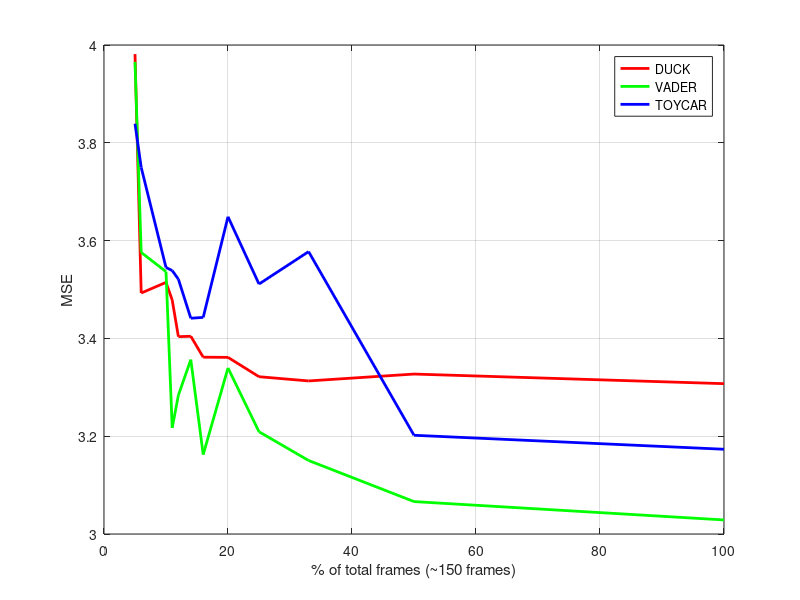

MATLAB code to generate this figure:

r_reference = [
    100
    50
    33
    25
    20
    16
    14
    12
    11
    10
    6
    5
];

r_duck = [
    1.10248
    1.10903
    1.10434
    1.10722
    1.12041
    1.12053
    1.13479
    1.13452
    1.15949
    1.17151
    1.16425
    1.32713
];

r_toycar = [
    3.17331
    3.20191
    3.57744
    3.51115
    3.64876
    3.44295
    3.44124
    3.52101
    3.53882
    3.54498
    3.74967
    3.83901    
];

r_vader = [
    2.52396
    2.55525
    2.62527
    2.67427
    2.78288
    2.63537
    2.79714
    2.7366
    2.6809
    2.94708
    2.97984
    3.30462
];

plot(r_reference,r_duck*3,'r', 'LineWidth',2);hold on;
plot(r_reference,r_vader*1.2,'g', 'LineWidth',2);hold on;
plot(r_reference,r_toycar,'b', 'LineWidth',2);hold on;
legend('DUCK','VADER','TOYCAR')
hold on;
xlabel('% of total frames (~150 frames)');
ylabel('MSE');
grid on;